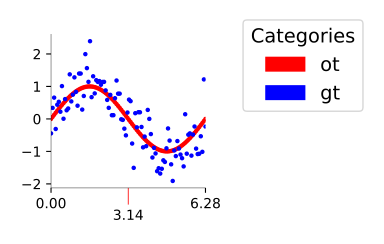

Reproduce this figure in Python.
import numpy as np
import matplotlib.pyplot as plt
from validating_models.drawing_utils import Scatter
# Generate the data
x = np.linspace(0,2*np.pi,100)
y_ot = np.sin(x)
y_gt = np.random.normal(y_ot,0.5)
labels = ['ot','gt']
colors = ['r','b']
color_idx = [0 for i in range(len(x))] + [1 for i in range(len(x))]
plot = Scatter(np.concatenate((x,x)), np.concatenate((y_ot,y_gt)), color_idx, (2,2))
plot.draw(colors=colors, labels=labels)
plot.add_wedge(np.pi,[0,2*np.pi])
plot.draw_legend()
